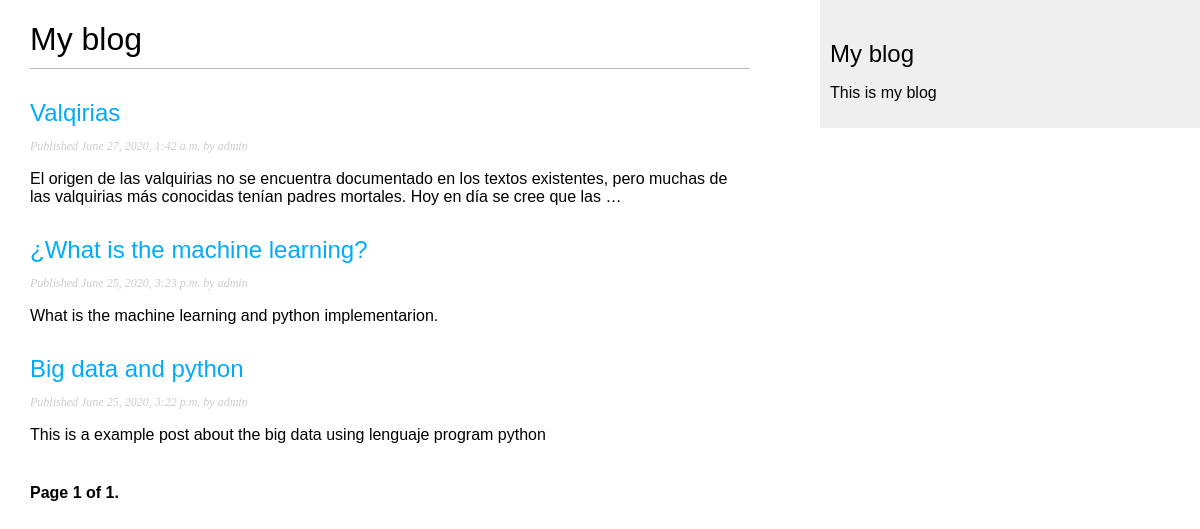
/blog/, run on an earlier commit of the app's database.
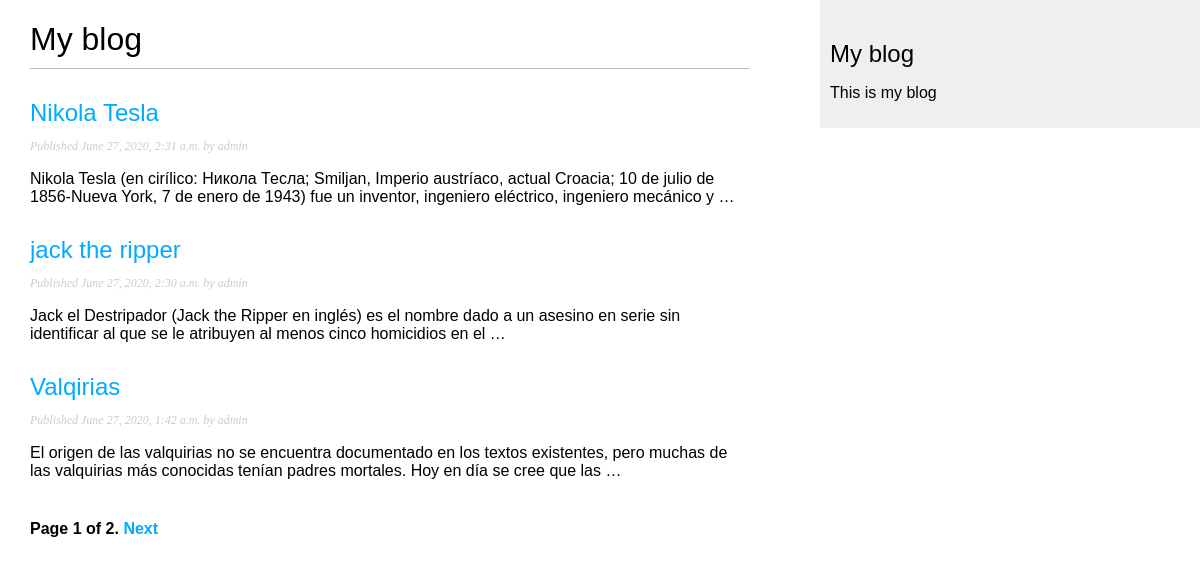
And on a later commit of the database.
### blog/models.py (models this page shows, shortened)
class Post (models.Model):
    STATUS_CHOICES = (
        ('draft', 'Draft'),
        ('published', 'Published'),
    )
    title = models.CharField(max_length=250)
    slug = models.SlugField(max_length=250, unique_for_date='publish')
    author = models.ForeignKey(User, on_delete=models.CASCADE, related_name='blog_posts')
    body = models.TextField()
    publish = models.DateTimeField(default=timezone.now)
    created = models.DateTimeField(auto_now_add=True)
    updated = models.DateTimeField(auto_now_add=True)
    status = models.CharField(max_length=10, choices=STATUS_CHOICES, default='draft')
    objects = models.Manager() #Default manager
    published = PublishedManager() #Our custom manager
    class Meta:
        ordering = ('-publish',)
    def get_absolute_url(self):
        return reverse('blog:post_detail', args=[self.publish.year, self.publish.month, self.publish.day, self.slug])

### blog/views.py (the view)
def post_list (request):
    object_list = Post.published.all()
    paginator = Paginator(object_list, 3) #Three post en each page
    page = request.GET.get('page')
    try:
        posts = paginator.page(page)
    except PageNotAnInteger:
        posts = paginator.page(1)
    except EmptyPage:
        posts = paginator.page(paginator.num_pages)
    context = {'posts':posts}
    return render(request, 'blog/post/list.html', context) # takes the request object, the emplate path, and the context variables to render the given template

### blog/models.py (called while the page is built)
    def get_queryset(self):
        return super(PublishedManager, self).get_queryset() \
            .filter(status='published')

### blog/templates/blog/post/list.html (shortened to what this page needs)
{% extends "blog/base.html" %}
{% block content %}
    <h1>My blog</h1>
    {% for post in posts %}
        <h2>
            <a href="{{ post.get_absolute_url }}">
                {{ post.title }}
            </a>
        </h2>
        <p class="date">
            Published {{ post.publish }} by {{ post.author }}
        </p>
        {{ post.body|truncatewords:30|linebreaks }}
    {% endfor %}
    {% include "pagination.html" with page=posts %}
{% endblock %}

### blog/templates/blog/base.html (shortened to what this page needs)
{% load static %}
<!DOCTYPE html>
<html lang="en">
<head>
    <link href="{% static 'css/blog.css' %}" rel="stylesheet">
</head>
<body>
    <div id = "content">
        {% block content %}
        {% endblock %}
    </div>
    <div id = "sidebar">
        <h2>My blog</h2>
        <p>This is my blog</p>
    </div>
</body>
</html>

### blog/templates/pagination.html (shortened to what this page needs)
<div class="pagination">
    <span class="current">
        Page {{ page.number }} of {{ page.paginator.num_pages }}.
    </span>
    {% if page.has_next %}
        <a href="?page={{ page.next_page_number }}">Next</a>
    {% endif %}
</div>

### blog/static/css/blog.css (style rules this page uses)
body { margin:0; padding:0; font-family:helvetica, sans-serif; }
a { color:#00abff; text-decoration:none; }
h1 { font-weight:normal; border-bottom:1px solid #bbb; padding:0 0 10px 0; }
h2 { font-weight:normal; margin:30px 0 0; }
#content { float:left; width:60%; padding:0 0 0 30px; }
#sidebar { float:right; width:30%; padding:10px; background:#efefef; height:100%; }
p.date { color:#ccc; font-family: georgia, serif; font-size: 12px; font-style: italic; }
.pagination { margin:40px 0; font-weight:bold; }

What changed in the data, as far as the page shows it:
no longer on this page (row unchanged): Post: title "¿What is the machine learning?", publish "June 25, 2020, 3:23 p.m.", author "admin", body "What is the machine learning and python implementarion."
no longer on this page (row unchanged): Post: title "Big data and python", publish "June 25, 2020, 3:22 p.m.", author "admin", body "This is a example post about the big data using lenguaje program python"
added Post: title "Nikola Tesla", publish "June 27, 2020, 2:31 a.m.", author "admin", body "Nikola Tesla (en cirílico: Никола Тесла; Smiljan, Imperio austríaco, actual Croacia; 10 de julio de 1856-Nueva York, 7 de enero de 1943) fue un inventor, ingeniero eléctrico, ingeniero mecánico y …"
added Post: title "jack the ripper", publish "June 27, 2020, 2:30 a.m.", author "admin", body "Jack el Destripador (Jack the Ripper en inglés) es el nombre dado a un asesino en serie sin identificar al que se le atribuyen al menos cinco homicidios en el …"
Also different on the page:
{{ page.paginator.num_pages }}: "1" → "2"
text now shown: "Next"
